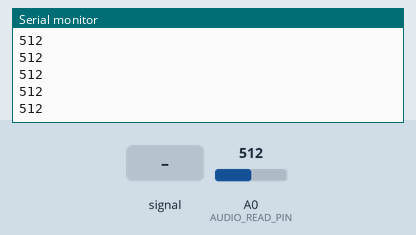
Simulated run of this sketch. Board: Arduino Uno, built with avr-gcc and run on an emulated ATmega328P. On the bench: the last lines printed to the serial monitor. The inputs (shaded band) are chosen by the test bench; at power-on: A0 (AUDIO_READ_PIN) = 512.

Above: at 1.2 s.
1.3 s: A0 (AUDIO_READ_PIN) fed a 200 Hz sine of ±460 counts around its level
At 2.4 s:
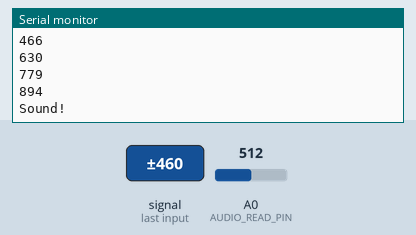
4.0 s: A0 (AUDIO_READ_PIN) set to 716
At 4.01 s:
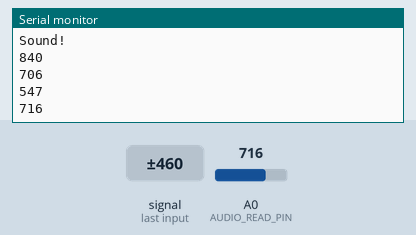
5.5 s: A0 (AUDIO_READ_PIN) fed a 1000 Hz sine of ±255 counts around its level
At 6.1 s:
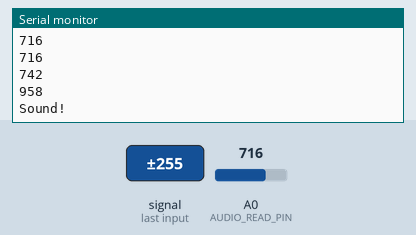
7.0 s: A0 (AUDIO_READ_PIN) set to 900
At 7.5 s:
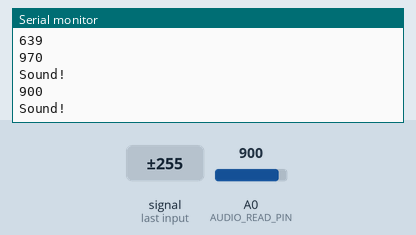
Timing chart, 0 to 9.5 s (numbered marks = the images above; inputs shaded):
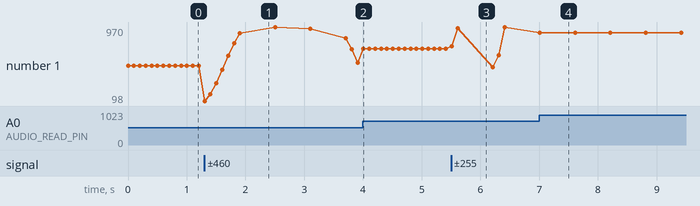

The sketch:

Arduino_sound_level.ino
```cpp
/********************
 *  Program:  MIC sensor tester
 *  Description: print audio volume level to serial. Print "Sound" on loud sound.
 ********************/

#define AUDIO_READ_PIN A0
#define SENSITIVITY 850

void setup() {
  Serial.begin(38400);
}

void loop() {
  int sound_wave = analogRead(AUDIO_READ_PIN);  // <1>
  Serial.println(sound_wave);

  if (sound_wave > SENSITIVITY) {  // On loud sound
    Serial.println("Sound!");
    delay(500);
  }
  delay(100);
}
```

Measured:
- after the input at 1.3 s, the serial monitor: prints a new line at once (image 1)
- after the input at 4.0 s, the serial monitor: prints a new line at once (image 2)
- after the input at 5.5 s, the serial monitor: prints a new line at once (image 3)
- after the input at 7.0 s, the serial monitor: prints a new line at once (image 4)
- plotted number 1: 512 → 547 after the input at 1.3 s, 547 → 716 after the input at 4.0 s, 716 → 970 after the input at 5.5 s, 970 → 900 after the input at 7.0 s
